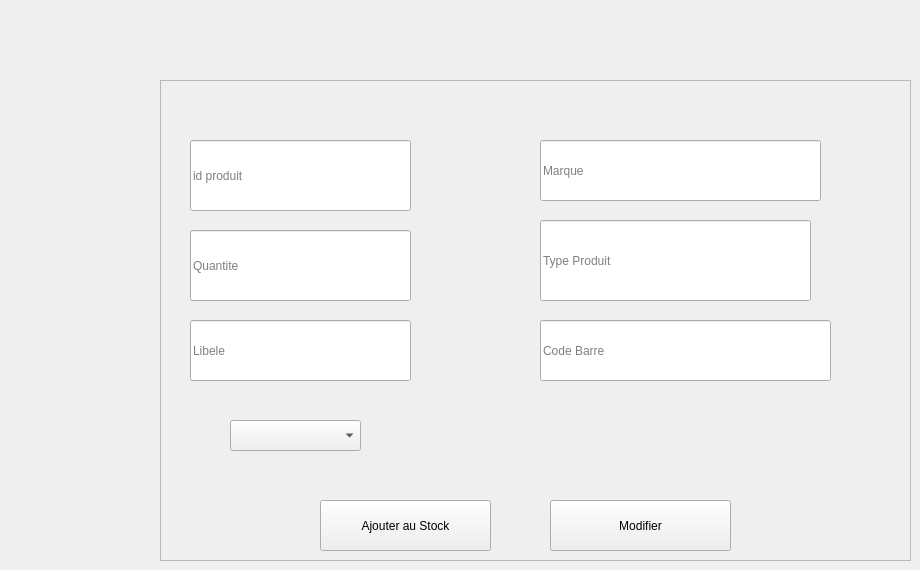
      <widget class="QWidget" name="tab_5">
       <attribute name="title">
        <string>Ajouter Produit</string>
       </attribute>
       <widget class="QFrame" name="frame_13">
        <property name="geometry">
         <rect>
          <x>160</x>
          <y>80</y>
          <width>751</width>
          <height>481</height>
         </rect>
        </property>
        <property name="frameShape">
         <enum>QFrame::StyledPanel</enum>
        </property>
        <property name="frameShadow">
         <enum>QFrame::Raised</enum>
        </property>
        <widget class="QPushButton" name="pushButton_47">
         <property name="geometry">
          <rect>
           <x>160</x>
           <y>420</y>
           <width>171</width>
           <height>51</height>
          </rect>
         </property>
         <property name="text">
          <string>Ajouter au Stock</string>
         </property>
        </widget>
        <widget class="QLineEdit" name="lineEdit_o1">
         <property name="geometry">
          <rect>
           <x>30</x>
           <y>60</y>
           <width>221</width>
           <height>71</height>
          </rect>
         </property>
         <property name="placeholderText">
          <string>id produit</string>
         </property>
        </widget>
        <widget class="QComboBox" name="comboBox">
         <property name="geometry">
          <rect>
           <x>70</x>
           <y>340</y>
           <width>131</width>
           <height>31</height>
          </rect>
         </property>
         <property name="currentText">
          <string/>
         </property>
         <property name="placeholderText" stdset="0">
          <string>id adherent</string>
         </property>
        </widget>
        <widget class="QLineEdit" name="lineEdit_o_4">
         <property name="geometry">
          <rect>
           <x>380</x>
           <y>60</y>
           <width>281</width>
           <height>61</height>
          </rect>
         </property>
         <property name="placeholderText">
          <string>Marque</string>
         </property>
        </widget>
        <widget class="QLineEdit" name="lineEdit_o_2">
         <property name="geometry">
          <rect>
           <x>30</x>
           <y>150</y>
           <width>221</width>
           <height>71</height>
          </rect>
         </property>
         <property name="placeholderText">
          <string>Quantite</string>
         </property>
        </widget>
        <widget class="QLineEdit" name="lineEdit_o_3">
         <property name="geometry">
          <rect>
           <x>30</x>
           <y>240</y>
           <width>221</width>
           <height>61</height>
          </rect>
         </property>
         <property name="placeholderText">
          <string>Libele</string>
         </property>
        </widget>
        <widget class="QLineEdit" name="lineEdit_o_5">
         <property name="geometry">
          <rect>
           <x>380</x>
           <y>140</y>
           <width>271</width>
           <height>81</height>
          </rect>
         </property>
         <property name="placeholderText">
          <string>Type Produit</string>
         </property>
        </widget>
        <widget class="QLineEdit" name="lineEdit_o_6">
         <property name="geometry">
          <rect>
           <x>380</x>
           <y>240</y>
           <width>291</width>
           <height>61</height>
          </rect>
         </property>
         <property name="placeholderText">
          <string>Code Barre</string>
         </property>
        </widget>
        <widget class="QPushButton" name="pushButton_11">
         <property name="geometry">
          <rect>
           <x>390</x>
           <y>420</y>
           <width>181</width>
           <height>51</height>
          </rect>
         </property>
         <property name="text">
          <string>Modifier</string>
         </property>
        </widget>
       </widget>
      </widget>
